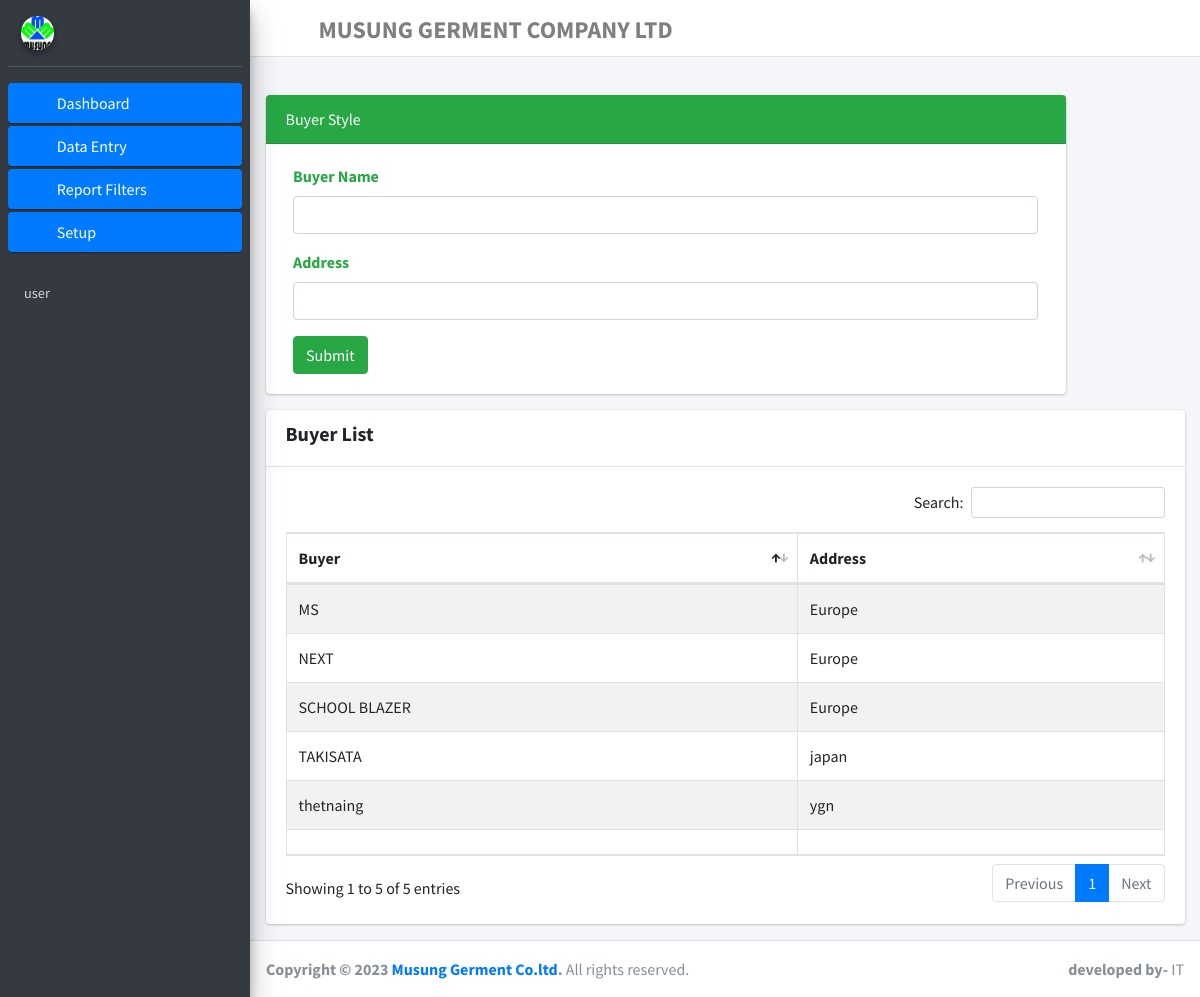
/BuyerCreate, run on the app's committed database.
### myapp/models.py (models this page shows, shortened)
class Buyer(models.Model):
    id = models.AutoField(primary_key=True)
    BuyerName = models.CharField(max_length=225)
    Address = models.CharField(max_length=225)
    class Meta:
        db_table = 'Buyer'

### myapp/views.py (the view, shortened to what this page needs)
# urls.py: path('BuyerCreate', BuyerCreate.as_view(), name='BuyerCreate'),
class BuyerCreate(View):
    def get(self,request):
        buyer = Buyer.objects.all()
        return render(request, 'BuyerCreate.html', {'buyer':buyer})

### templates/BuyerCreate.html (shortened to what this page needs)
{% extends 'base.html' %}
{% load static %}
{% block content %}
<div class="card border-success mb-3" style="max-width: 50rem;">
  <div class="card-header bg-success">Buyer Style</div>
  <div class="card-body text-success">
<form method="POST">{% csrf_token %}
    <div class="col-md-12">
                <div class="form-group">
                  <label>Buyer Name</label>
                  <input type="text" class="form-control" name="BuyerName">
                </div>
              </div>
  <div class="col-md-12">
                <div class="form-group">
                  <label>Address</label>
                  <input type="text" class="form-control" name="Address">
                </div>
              </div>
     <div class="col-md-12">
                  <input type="submit" name="Create" class="btn btn-success">
              </div>
</form>
  </div>
</div>
 <div class="card">
              <div class="card-header">
<h5><b>Buyer List</b></h5>
              </div>
              <div class="card-body">
                <table id="example1" class="table table-bordered table-striped">
                  <thead>
                  <th>Buyer</th>
                  <th>Address</th>
                  </thead>
                  <tbody>
                  {% for d in buyer %}
                <tr>
                  <td>{{d.BuyerName}}</td>
                  <td>{{d.Address}}</td>
                </tr>
                {% endfor %}
                  </tbody>
                  <tfoot>
                  <tr>
                  <th></th>
                  <th></th>
                  </tr>
                  </tfoot>
                </table>
              </div>
            </div>
{% endblock content %}

### data on the page
Buyer: BuyerName "MS", Address "Europe"
Buyer: BuyerName "NEXT", Address "Europe"
Buyer: BuyerName "SCHOOL BLAZER", Address "Europe"
Buyer: BuyerName "TAKISATA", Address "japan"
Buyer: BuyerName "thetnaing", Address "ygn"
